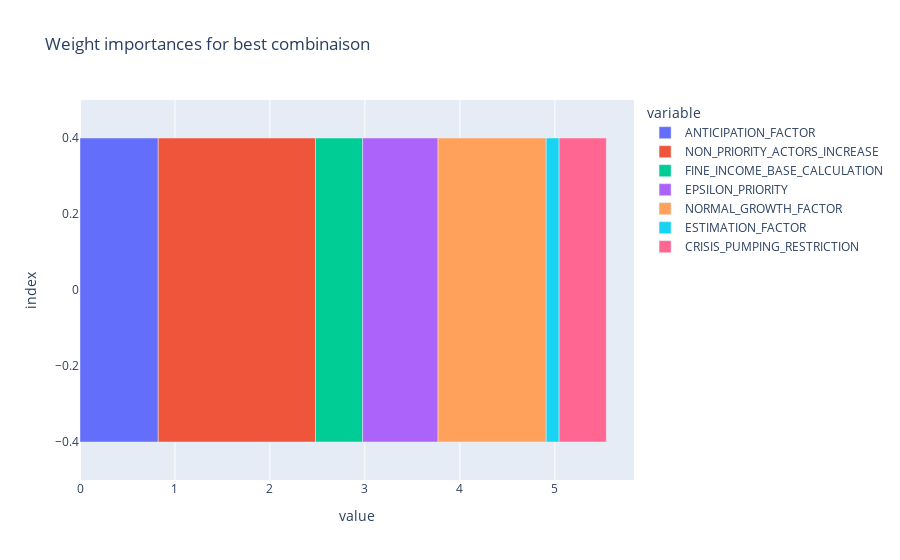

The code cell stored with this chart in its notebook:
### Code cell
import pandas as pd
import plotly.express as px

# Graphique en barres
fig = px.bar(best_df, x=best_df.columns,  title='Weight importances for best combinaison')
fig.show()

### Figure 1 — Plotly figure (JSON) as saved in the notebook; plotly's stock layout.template omitted (floating-point values rounded to 4 significant figures)
{"data": [{"hovertemplate": "variable=ANTICIPATION_FACTOR<br>value=%{x}<br>index=%{y}<extra></extra>", "legendgroup": "ANTICIPATION_FACTOR", "marker": {"color": "#636efa", "pattern": {"shape": ""}}, "name": "ANTICIPATION_FACTOR", "orientation": "h", "showlegend": true, "textposition": "auto", "type": "bar", "x": [0.8241], "xaxis": "x", "y": [0], "yaxis": "y"}, {"hovertemplate": "variable=NON_PRIORITY_ACTORS_INCREASE<br>value=%{x}<br>index=%{y}<extra></extra>", "legendgroup": "NON_PRIORITY_ACTORS_INCREASE", "marker": {"color": "#EF553B", "pattern": {"shape": ""}}, "name": "NON_PRIORITY_ACTORS_INCREASE", "orientation": "h", "showlegend": true, "textposition": "auto", "type": "bar", "x": [1.656], "xaxis": "x", "y": [0], "yaxis": "y"}, {"hovertemplate": "variable=FINE_INCOME_BASE_CALCULATION<br>value=%{x}<br>index=%{y}<extra></extra>", "legendgroup": "FINE_INCOME_BASE_CALCULATION", "marker": {"color": "#00cc96", "pattern": {"shape": ""}}, "name": "FINE_INCOME_BASE_CALCULATION", "orientation": "h", "showlegend": true, "textposition": "auto", "type": "bar", "x": [0.4959], "xaxis": "x", "y": [0], "yaxis": "y"}, {"hovertemplate": "variable=EPSILON_PRIORITY<br>value=%{x}<br>index=%{y}<extra></extra>", "legendgroup": "EPSILON_PRIORITY", "marker": {"color": "#ab63fa", "pattern": {"shape": ""}}, "name": "EPSILON_PRIORITY", "orientation": "h", "showlegend": true, "textposition": "auto", "type": "bar", "x": [0.7941], "xaxis": "x", "y": [0], "yaxis": "y"}, {"hovertemplate": "variable=NORMAL_GROWTH_FACTOR<br>value=%{x}<br>index=%{y}<extra></extra>", "legendgroup": "NORMAL_GROWTH_FACTOR", "marker": {"color": "#FFA15A", "pattern": {"shape": ""}}, "name": "NORMAL_GROWTH_FACTOR", "orientation": "h", "showlegend": true, "textposition": "auto", "type": "bar", "x": [1.139], "xaxis": "x", "y": [0], "yaxis": "y"}, {"hovertemplate": "variable=ESTIMATION_FACTOR<br>value=%{x}<br>index=%{y}<extra></extra>", "legendgroup": "ESTIMATION_FACTOR", "marker": {"color": "#19d3f3", "pattern": {"shape": ""}}, "name": "ESTIMATION_FACTOR", "orientation": "h", "showlegend": true, "textposition": "auto", "type": "bar", "x": [0.1361], "xaxis": "x", "y": [0], "yaxis": "y"}, {"hovertemplate": "variable=CRISIS_PUMPING_RESTRICTION<br>value=%{x}<br>index=%{y}<extra></extra>", "legendgroup": "CRISIS_PUMPING_RESTRICTION", "marker": {"color": "#FF6692", "pattern": {"shape": ""}}, "name": "CRISIS_PUMPING_RESTRICTION", "orientation": "h", "showlegend": true, "textposition": "auto", "type": "bar", "x": [0.4969], "xaxis": "x", "y": [0], "yaxis": "y"}], "layout": {"barmode": "relative", "legend": {"title": {"text": "variable"}, "tracegroupgap": 0}, "title": {"text": "Weight importances for best combinaison"}, "xaxis": {"anchor": "y", "domain": [0, 1], "title": {"text": "value"}}, "yaxis": {"anchor": "x", "domain": [0, 1], "title": {"text": "index"}}}}
